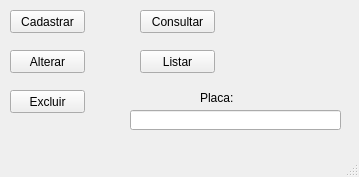
<?xml version="1.0" encoding="UTF-8"?>
<ui version="4.0">
 <class>MainWindowVeiculo</class>
 <widget class="QMainWindow" name="MainWindowVeiculo">
  <property name="geometry">
   <rect>
    <x>0</x>
    <y>0</y>
    <width>359</width>
    <height>177</height>
   </rect>
  </property>
  <property name="windowTitle">
   <string>Veiculo</string>
  </property>
  <widget class="QWidget" name="centralwidget">
   <widget class="QPushButton" name="pushButtonNovo">
    <property name="geometry">
     <rect>
      <x>10</x>
      <y>10</y>
      <width>75</width>
      <height>23</height>
     </rect>
    </property>
    <property name="text">
     <string>Cadastrar</string>
    </property>
   </widget>
   <widget class="QPushButton" name="pushButtonAlterar">
    <property name="geometry">
     <rect>
      <x>10</x>
      <y>50</y>
      <width>75</width>
      <height>23</height>
     </rect>
    </property>
    <property name="text">
     <string>Alterar</string>
    </property>
   </widget>
   <widget class="QPushButton" name="pushButtonExcluir">
    <property name="geometry">
     <rect>
      <x>10</x>
      <y>90</y>
      <width>75</width>
      <height>23</height>
     </rect>
    </property>
    <property name="text">
     <string>Excluir</string>
    </property>
   </widget>
   <widget class="QPushButton" name="pushButtonConsultar">
    <property name="geometry">
     <rect>
      <x>140</x>
      <y>10</y>
      <width>75</width>
      <height>23</height>
     </rect>
    </property>
    <property name="text">
     <string>Consultar</string>
    </property>
   </widget>
   <widget class="QPushButton" name="pushButtonListar">
    <property name="geometry">
     <rect>
      <x>140</x>
      <y>50</y>
      <width>75</width>
      <height>23</height>
     </rect>
    </property>
    <property name="text">
     <string>Listar</string>
    </property>
   </widget>
   <widget class="QLineEdit" name="lineEditPlacaPesquisada">
    <property name="geometry">
     <rect>
      <x>130</x>
      <y>110</y>
      <width>211</width>
      <height>20</height>
     </rect>
    </property>
   </widget>
   <widget class="QLabel" name="label">
    <property name="geometry">
     <rect>
      <x>200</x>
      <y>90</y>
      <width>71</width>
      <height>16</height>
     </rect>
    </property>
    <property name="text">
     <string>Placa:</string>
    </property>
   </widget>
  </widget>
  <widget class="QMenuBar" name="menubar">
   <property name="geometry">
    <rect>
     <x>0</x>
     <y>0</y>
     <width>359</width>
     <height>21</height>
    </rect>
   </property>
  </widget>
  <widget class="QStatusBar" name="statusbar"/>
 </widget>
 <resources/>
 <connections/>
</ui>
